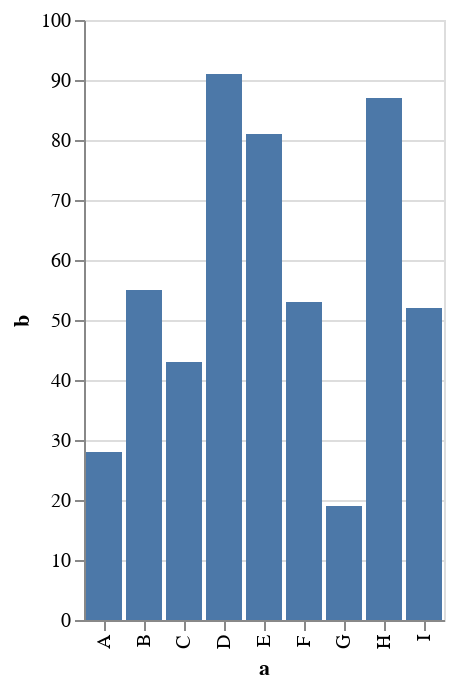

Notebook source saved alongside this figure:
### Code cell
# @title Bar Chart
source = pd.DataFrame({
    'a': ['A', 'B', 'C', 'D', 'E', 'F', 'G', 'H', 'I'],
    'b': [28, 55, 43, 91, 81, 53, 19, 87, 52]
})

alt.Chart(source).mark_bar().encode(
    x='a',
    y='b'
)

### Figure 1 — Vega-Lite specification as saved in the notebook (floating-point values rounded to 4 significant figures)
{"config": {"view": {"continuousWidth": 400, "continuousHeight": 300}}, "data": {"name": "data-c2a3e89ba9d5d1687d5e8c28d630a033"}, "mark": "bar", "encoding": {"x": {"field": "a", "type": "nominal"}, "y": {"field": "b", "type": "quantitative"}}, "$schema": "https://vega.github.io/schema/vega-lite/v4.17.0.json", "datasets": {"data-c2a3e89ba9d5d1687d5e8c28d630a033": [{"a": "A", "b": 28}, {"a": "B", "b": 55}, {"a": "C", "b": 43}, {"a": "D", "b": 91}, {"a": "E", "b": 81}, {"a": "F", "b": 53}, {"a": "G", "b": 19}, {"a": "H", "b": 87}, {"a": "I", "b": 52}]}}
